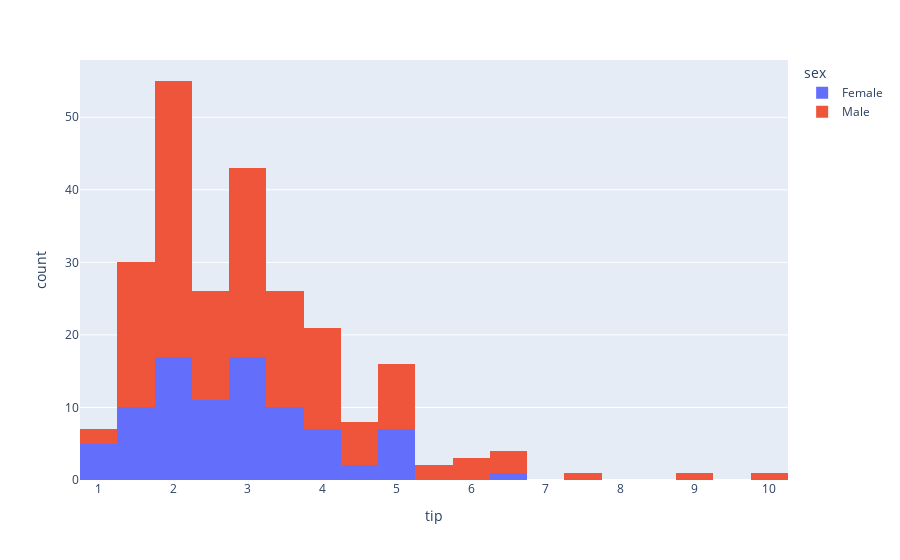

The code cell stored with this chart in its notebook:
### Code cell
px.histogram(tips, x='tip', color='sex')

### Figure 1 — Plotly figure (JSON) as saved in the notebook; plotly's stock layout.template omitted (floating-point values rounded to 4 significant figures; data arrays with more than 128 entries replaced by an {"elided": "..."} marker saying what was removed)
{"data": [{"alignmentgroup": "True", "bingroup": "x", "hovertemplate": "sex=Female<br>tip=%{x}<br>count=%{y}<extra></extra>", "legendgroup": "Female", "marker": {"color": "#636efa"}, "name": "Female", "offsetgroup": "Female", "orientation": "v", "showlegend": true, "type": "histogram", "x": [1.01, 3.61, 5, 3.02, 1.67, 3.5, 2.75, 2.23, 3, 3, 2.45, 3.07, 2.6, 5.2, 1.5, 2.47, 1, 3, 3.14, 5, 2.2, 1.83, 5.17, 1, 4.3, 3.25, 2.5, 3, 2.5, 3.48, 4.08, 4, 1, 4, 3.5, 1.5, 1.8, 2.92, 1.68, 2.52, 4.2, 2, 2, 2.83, 1.5, 2, 3.25, 1.25, 2, 2, 2.75, 3.5, 5, 2.3, 1.5, 1.36, 1.63, 5.14, 3.75, 2.61, 2, 3, 1.61, 2, 4, 3.5, 3.5, 4.19, 5, 2, 2.01, 2, 2.5, 3.23, 2.23, 2.5, 6.5, 1.1, 3.09, 3.48, 3, 2.5, 2, 2.88, 4.67, 2, 3], "xaxis": "x", "yaxis": "y"}, {"alignmentgroup": "True", "bingroup": "x", "hovertemplate": "sex=Male<br>tip=%{x}<br>count=%{y}<extra></extra>", "legendgroup": "Male", "marker": {"color": "#EF553B"}, "name": "Male", "offsetgroup": "Male", "orientation": "v", "showlegend": true, "type": "histogram", "x": {"elided": "157 float values"}, "xaxis": "x", "yaxis": "y"}], "layout": {"barmode": "relative", "legend": {"title": {"text": "sex"}, "tracegroupgap": 0}, "margin": {"t": 60}, "xaxis": {"anchor": "y", "domain": [0, 1], "title": {"text": "tip"}}, "yaxis": {"anchor": "x", "domain": [0, 1], "title": {"text": "count"}}}}
